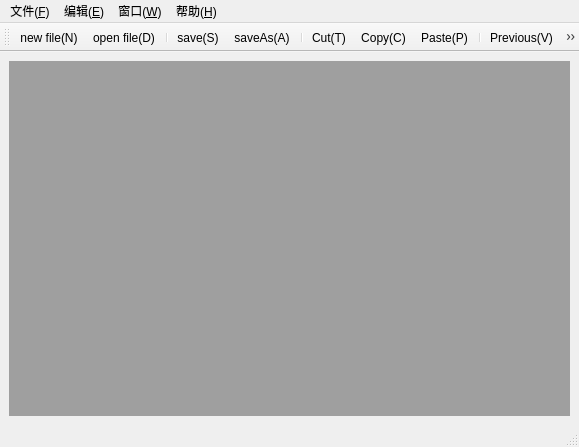
<?xml version="1.0" encoding="UTF-8"?>
<ui version="4.0">
 <class>MainWindow</class>
 <widget class="QMainWindow" name="MainWindow">
  <property name="geometry">
   <rect>
    <x>0</x>
    <y>0</y>
    <width>579</width>
    <height>447</height>
   </rect>
  </property>
  <property name="windowTitle">
   <string>MainWindow</string>
  </property>
  <widget class="QWidget" name="centralwidget">
   <layout class="QGridLayout" name="gridLayout">
    <item row="0" column="0">
     <widget class="QMdiArea" name="mdiArea"/>
    </item>
   </layout>
  </widget>
  <widget class="QMenuBar" name="menubar">
   <property name="geometry">
    <rect>
     <x>0</x>
     <y>0</y>
     <width>579</width>
     <height>17</height>
    </rect>
   </property>
   <widget class="QMenu" name="menu_F">
    <property name="title">
     <string>文件(&amp;F)</string>
    </property>
    <addaction name="actionNew"/>
    <addaction name="actionOpen"/>
    <addaction name="separator"/>
    <addaction name="actionSave"/>
    <addaction name="actionSaveAs"/>
    <addaction name="separator"/>
    <addaction name="actionExit"/>
   </widget>
   <widget class="QMenu" name="menu_E">
    <property name="title">
     <string>编辑(&amp;E)</string>
    </property>
    <addaction name="actionUndo"/>
    <addaction name="actionRedo"/>
    <addaction name="separator"/>
    <addaction name="actionCut"/>
    <addaction name="actionCopy"/>
    <addaction name="actionPaste"/>
   </widget>
   <widget class="QMenu" name="menu_W">
    <property name="title">
     <string>窗口(&amp;W)</string>
    </property>
    <addaction name="actionClose"/>
    <addaction name="actionCloseAll"/>
    <addaction name="separator"/>
    <addaction name="actionTile"/>
    <addaction name="actionCascade"/>
    <addaction name="separator"/>
    <addaction name="actionNext"/>
    <addaction name="actionPrevious"/>
   </widget>
   <widget class="QMenu" name="menu_H">
    <property name="title">
     <string>帮助(&amp;H)</string>
    </property>
    <addaction name="actionAbout"/>
    <addaction name="actionAboutQt"/>
   </widget>
   <addaction name="menu_F"/>
   <addaction name="menu_E"/>
   <addaction name="menu_W"/>
   <addaction name="menu_H"/>
  </widget>
  <widget class="QStatusBar" name="statusbar"/>
  <widget class="QToolBar" name="maintoolBar">
   <property name="windowTitle">
    <string>toolBar</string>
   </property>
   <attribute name="toolBarArea">
    <enum>TopToolBarArea</enum>
   </attribute>
   <attribute name="toolBarBreak">
    <bool>false</bool>
   </attribute>
   <addaction name="actionNew"/>
   <addaction name="actionOpen"/>
   <addaction name="separator"/>
   <addaction name="actionSave"/>
   <addaction name="actionSaveAs"/>
   <addaction name="separator"/>
   <addaction name="actionCut"/>
   <addaction name="actionCopy"/>
   <addaction name="actionPaste"/>
   <addaction name="separator"/>
   <addaction name="actionPrevious"/>
   <addaction name="actionNext"/>
  </widget>
  <action name="actionNew">
   <property name="icon">
    <iconset resource="img.qrc">
     <normaloff>:/images/new.png</normaloff>:/images/new.png</iconset>
   </property>
   <property name="text">
    <string>new file(&amp;N)</string>
   </property>
   <property name="shortcut">
    <string>Ctrl+N</string>
   </property>
  </action>
  <action name="actionOpen">
   <property name="icon">
    <iconset resource="img.qrc">
     <normaloff>:/images/open.png</normaloff>:/images/open.png</iconset>
   </property>
   <property name="text">
    <string>open file(&amp;D)</string>
   </property>
   <property name="shortcut">
    <string>Ctrl+O</string>
   </property>
  </action>
  <action name="actionSave">
   <property name="icon">
    <iconset resource="img.qrc">
     <normaloff>:/images/save.png</normaloff>:/images/save.png</iconset>
   </property>
   <property name="text">
    <string>save(&amp;S)</string>
   </property>
   <property name="shortcut">
    <string>Ctrl+S</string>
   </property>
  </action>
  <action name="actionSaveAs">
   <property name="icon">
    <iconset resource="img.qrc">
     <normaloff>:/images/saveAs.png</normaloff>:/images/saveAs.png</iconset>
   </property>
   <property name="text">
    <string>saveAs(&amp;A)</string>
   </property>
  </action>
  <action name="actionExit">
   <property name="icon">
    <iconset resource="img.qrc">
     <normaloff>:/images/exit.png</normaloff>:/images/exit.png</iconset>
   </property>
   <property name="text">
    <string>exit(&amp;X)</string>
   </property>
  </action>
  <action name="actionUndo">
   <property name="icon">
    <iconset resource="img.qrc">
     <normaloff>:/images/undo.png</normaloff>:/images/undo.png</iconset>
   </property>
   <property name="text">
    <string>Undo(&amp;U)</string>
   </property>
   <property name="shortcut">
    <string>Ctrl+Z</string>
   </property>
  </action>
  <action name="actionRedo">
   <property name="icon">
    <iconset resource="img.qrc">
     <normaloff>:/images/redo.png</normaloff>:/images/redo.png</iconset>
   </property>
   <property name="text">
    <string>Redo(&amp;E)</string>
   </property>
   <property name="shortcut">
    <string>Ctrl+Y</string>
   </property>
  </action>
  <action name="actionCut">
   <property name="icon">
    <iconset resource="img.qrc">
     <normaloff>:/images/cut.png</normaloff>:/images/cut.png</iconset>
   </property>
   <property name="text">
    <string>Cut(&amp;T)</string>
   </property>
   <property name="shortcut">
    <string>Ctrl+X</string>
   </property>
  </action>
  <action name="actionCopy">
   <property name="icon">
    <iconset resource="img.qrc">
     <normaloff>:/images/copy.png</normaloff>:/images/copy.png</iconset>
   </property>
   <property name="text">
    <string>Copy(&amp;C)</string>
   </property>
   <property name="shortcut">
    <string>Ctrl+C</string>
   </property>
  </action>
  <action name="actionPaste">
   <property name="icon">
    <iconset resource="img.qrc">
     <normaloff>:/images/paste.png</normaloff>:/images/paste.png</iconset>
   </property>
   <property name="text">
    <string>Paste(&amp;P)</string>
   </property>
   <property name="shortcut">
    <string>Ctrl+V</string>
   </property>
  </action>
  <action name="actionClose">
   <property name="text">
    <string>Close(&amp;O)</string>
   </property>
  </action>
  <action name="actionCloseAll">
   <property name="text">
    <string>CloseAll(&amp;A)</string>
   </property>
  </action>
  <action name="actionTile">
   <property name="text">
    <string>Tile(&amp;T)</string>
   </property>
  </action>
  <action name="actionCascade">
   <property name="text">
    <string>Cascade(&amp;C)</string>
   </property>
  </action>
  <action name="actionNext">
   <property name="icon">
    <iconset resource="img.qrc">
     <normaloff>:/images/next.png</normaloff>:/images/next.png</iconset>
   </property>
   <property name="text">
    <string>Next(&amp;X)</string>
   </property>
   <property name="shortcut">
    <string>Ctrl+Tab</string>
   </property>
  </action>
  <action name="actionPrevious">
   <property name="icon">
    <iconset resource="img.qrc">
     <normaloff>:/images/previous.png</normaloff>:/images/previous.png</iconset>
   </property>
   <property name="text">
    <string>Previous(&amp;V)</string>
   </property>
   <property name="shortcut">
    <string>Ctrl+Shift+Backspace</string>
   </property>
  </action>
  <action name="actionAbout">
   <property name="icon">
    <iconset resource="img.qrc">
     <normaloff>:/images/about.png</normaloff>:/images/about.png</iconset>
   </property>
   <property name="text">
    <string>about(&amp;A)</string>
   </property>
  </action>
  <action name="actionAboutQt">
   <property name="text">
    <string>aboutQt(&amp;Q)</string>
   </property>
  </action>
 </widget>
 <resources>
  <include location="img.qrc"/>
 </resources>
 <connections/>
</ui>
